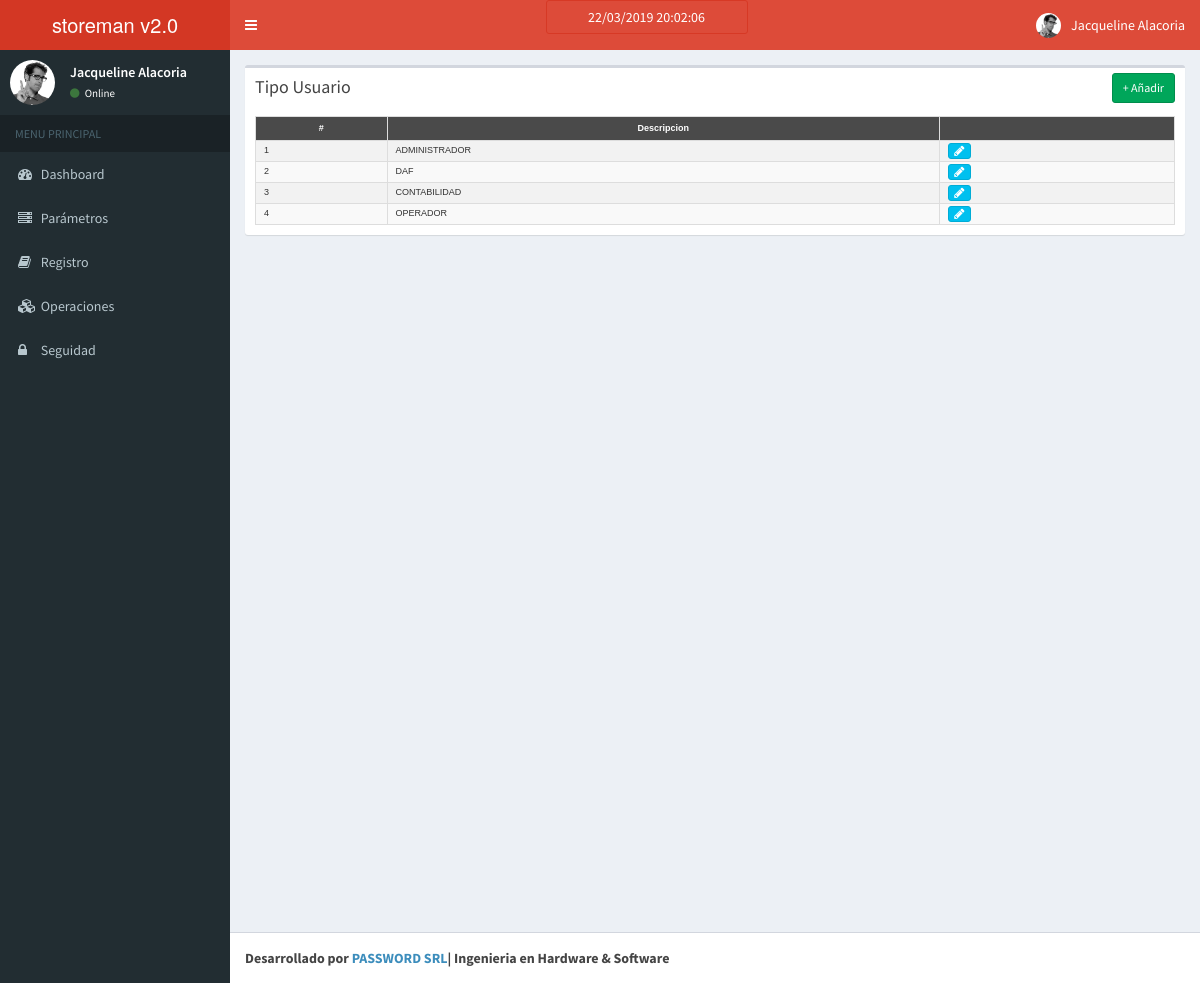
The page /index.php/tipo_usuario on the database its author committed.
### tables this page shows
CREATE TABLE `tipo_usuario` (
  `tipousuario_id` int(11) NOT NULL AUTO_INCREMENT,
  `tipousuario_descripcion` varchar(150) DEFAULT NULL,
  PRIMARY KEY (`tipousuario_id`),
  UNIQUE KEY `tipousuario_id` (`tipousuario_id`)
);

### application/controllers/Tipo_usuario.php (called while the page is built, shortened)
<?php
class Tipo_usuario extends CI_Controller{
    function __construct()
    {
        $this->load->model('Tipo_usuario_model');
    }
    function index()
    {
        $data['tipo_usuario'] = $this->Tipo_usuario_model->get_all_tipo_usuario();
        $data['_view'] = 'tipo_usuario/index';
        $this->load->view('layouts/main',$data);
    }
}

### index.php (called while the page is built, shortened)
<?php
require_once BASEPATH.'core/CodeIgniter.php';

### application/models/Tipo_usuario_model.php (called while the page is built, shortened)
<?php
class Tipo_usuario_model extends CI_Model
{
    function get_all_tipo_usuario()
    {
        $tipo_usuario = $this->db->query("
            SELECT
                *
            FROM
                `tipo_usuario`
            WHERE
                1 = 1
            ORDER BY `tipousuario_id`
        ")->result_array();
        return $tipo_usuario;
    }
}

### application/views/tipo_usuario/index.php (the view)
<link href="<?php echo base_url('resources/css/mitabla.css'); ?>" rel="stylesheet">
<div class="row">
    <div class="col-md-12">
        <div class="box">
            <div class="box-header">
                <h3 class="box-title">Tipo Usuario</h3>
            	<div class="box-tools">
                    <a href="<?php echo site_url('tipo_usuario/add'); ?>" class="btn btn-success btn-sm">+ Añadir</a>
                </div>
            </div>
            <div class="box-body">
                <table class="table table-striped" id="mitabla">
                    <tr>
						<th>#</th>
						<th>Descripcion</th>
						<th></th>
                    </tr>
                    <?php  $cont = 0;
                    foreach($tipo_usuario as $t){
                        $cont = $cont+1; ?>
                    <tr>
                        <td><?php echo $cont; ?></td>
						<td><?php echo $t['tipousuario_descripcion']; ?></td>
						<td>
                            <a href="<?php echo site_url('tipo_usuario/edit/'.$t['tipousuario_id']); ?>" class="btn btn-info btn-xs"><span class="fa fa-pencil"></span></a>
                        </td>
                    </tr>
                    <?php } ?>
                </table>
            </div>
        </div>
    </div>
</div>

### resources/css/mitabla.css (style rules this page uses)
#mitabla { font-family: "Arial", Arial, Arial, arial; font-size: 9px; border-collapse: collapse; width: 100%; }
#mitabla td, #mitabla th { border: 1px solid #ddd; padding: 8px; }
#mitabla td { vertical-align:middle; padding-top: 2px; padding-bottom: 2px; }
#mitabla tr:nth-child(even) { background-color: #f2f2f2; }
#mitabla th { padding-top: 5px; padding-bottom: 5px; text-align: center; background-color: rgba(0,0,0,0.7); color: white; font-size: 9px; }

### rows shown on the page
tipo_usuario: tipousuario_descripcion "ADMINISTRADOR"
tipo_usuario: tipousuario_descripcion "DAF"
tipo_usuario: tipousuario_descripcion "CONTABILIDAD"
tipo_usuario: tipousuario_descripcion "OPERADOR"
